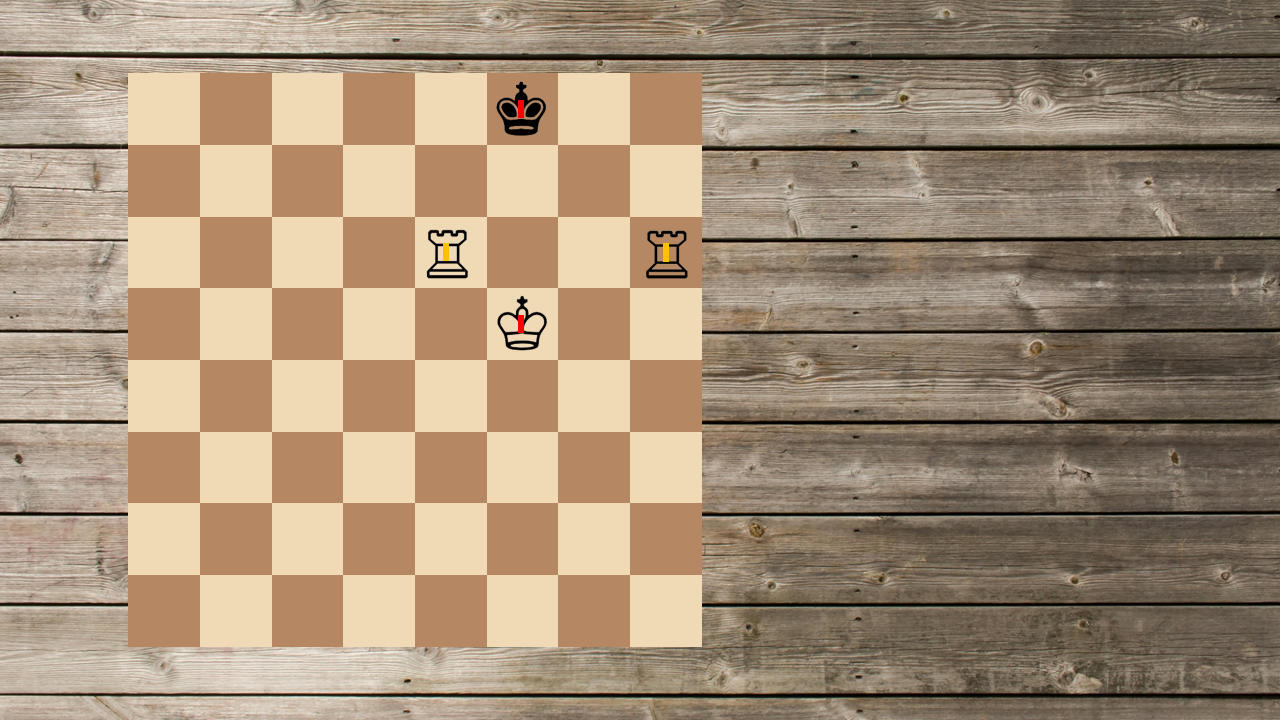
#> input picture pacote_simulado/pacote_simulado/imagens/exemplo5.png, 1280 x 720 px, found by its file name
$ python q2_test.py
#> lines starting #> are read from the running program, lines starting #| are printed output that depends on the picture; after the words box and inside, x2 and y2 are one past the last pixel; in counts of white or black regions, pixels touching at a corner belong together
import cv2
from math import *
import numpy as np

# Carregar a imagem
imagem_crua = cv2.imread('pacote_simulado/pacote_simulado/imagens/exemplo5.png')
#> imagem_crua is the input picture: shape (720, 1280, 3); mean B, G, R 119.5, 143, 163.8
imagem = imagem_crua.copy()
cv2.imshow('imagem crua', imagem)
cv2.waitKey()
cv2.destroyAllWindows()

# Converter a imagem para HSV
img_hsv = cv2.cvtColor(imagem, cv2.COLOR_BGR2HSV)
#> img_hsv: shape (720, 1280, 3); mean H, S, V 16.6, 72, 163.9

# Definir os limites da máscara (intervalo de cores em HSV)
menor = (13, 62, 181)
maior = (19, 116, 241)
mask = cv2.inRange(img_hsv, menor, maior)
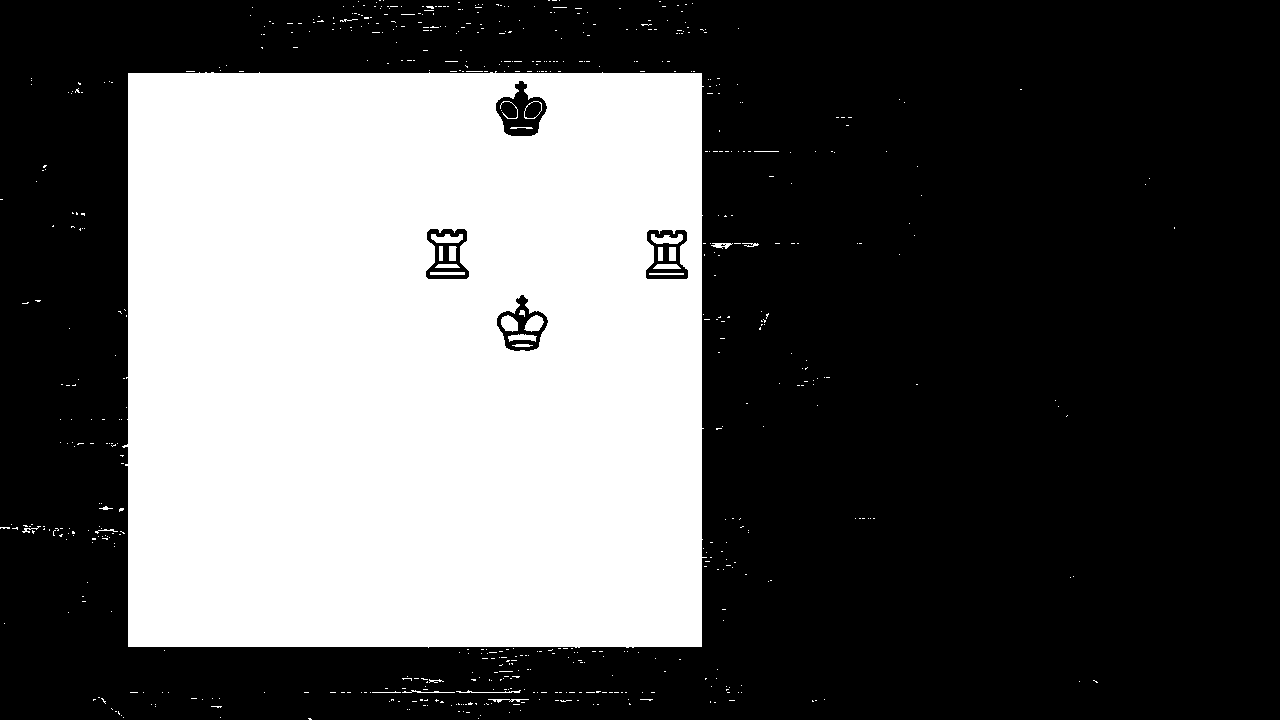
#> mask: shape (720, 1280); 35.5% white; 643 white regions (612 under 20 px), largest, box (x1, y1, x2, y2) and area: (122, 71, 707, 648) 322804, (524, 315, 544, 332) 226, (651, 234, 683, 244) 220

# Aplicar operações morfológicas para limpar a máscara
kernel = cv2.getStructuringElement(cv2.MORPH_RECT, (4, 4))
mask = cv2.morphologyEx(mask, cv2.MORPH_OPEN, kernel)
#> mask: shape (720, 1280); 35.2% white; 14 white regions, largest, box (x1, y1, x2, y2) and area: (129, 74, 703, 648) 322694, (652, 235, 684, 245) 219, (526, 317, 544, 332) 219
mask = cv2.morphologyEx(mask, cv2.MORPH_CLOSE, kernel)
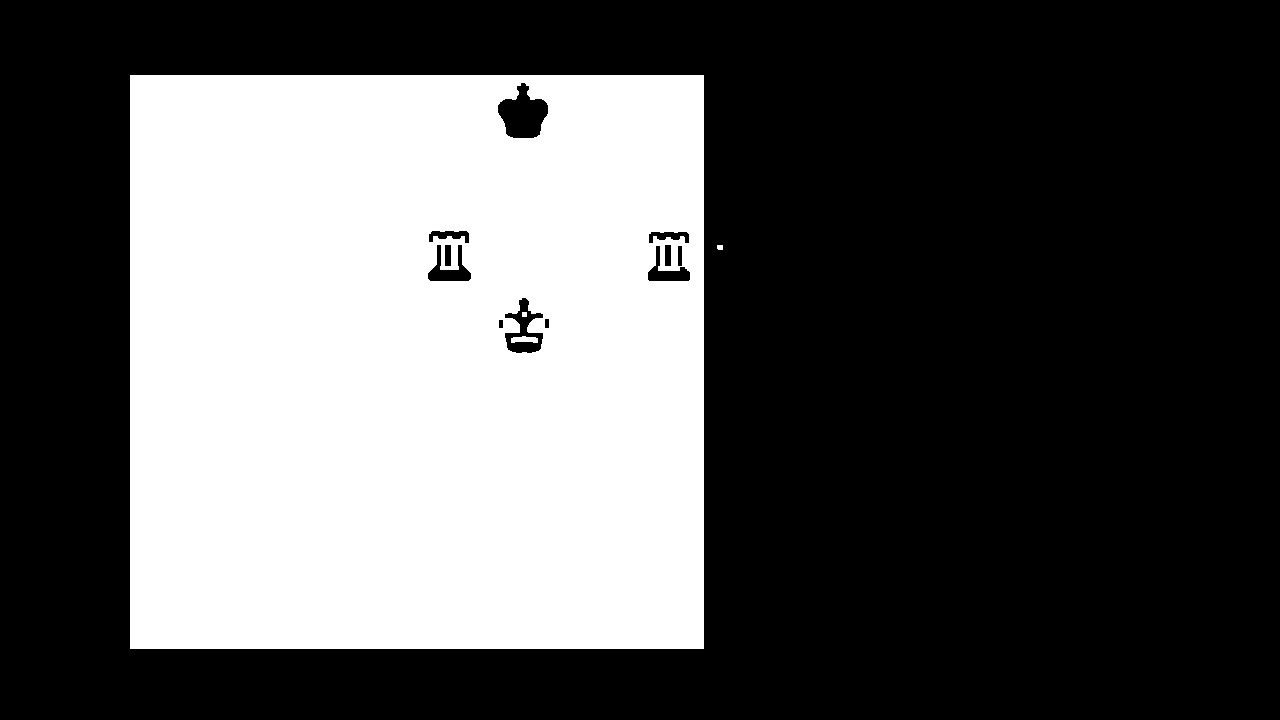
#> mask: shape (720, 1280); 35.2% white; 4 white regions

# Encontrar os contornos
contornos, _ = cv2.findContours(mask.copy(), cv2.RETR_TREE, cv2.CHAIN_APPROX_NONE)
#> contornos = 15 contours, 2 with area under 20; largest, box (x1, y1, x2, y2) and area: (130, 75, 704, 649) 328329, (497, 82, 549, 139) 1821, (504, 297, 544, 354) 1242, (427, 244, 472, 282) 769, (647, 245, 691, 282) 624

# Ordenar os contornos por área e pegar o maior (ou o primeiro de interesse)
contornos = sorted(contornos, key=cv2.contourArea, reverse=True)
contorno_deinteresse = contornos[0]  # Selecionar o maior contorno
#> contorno_deinteresse = contour of 2292 points, box (x1, y1, x2, y2) (130, 75, 704, 649), area 328329

# Desenhar o contorno de interesse na imagem original
cv2.drawContours(imagem, [contorno_deinteresse], -1, [255, 0, 0], 2)
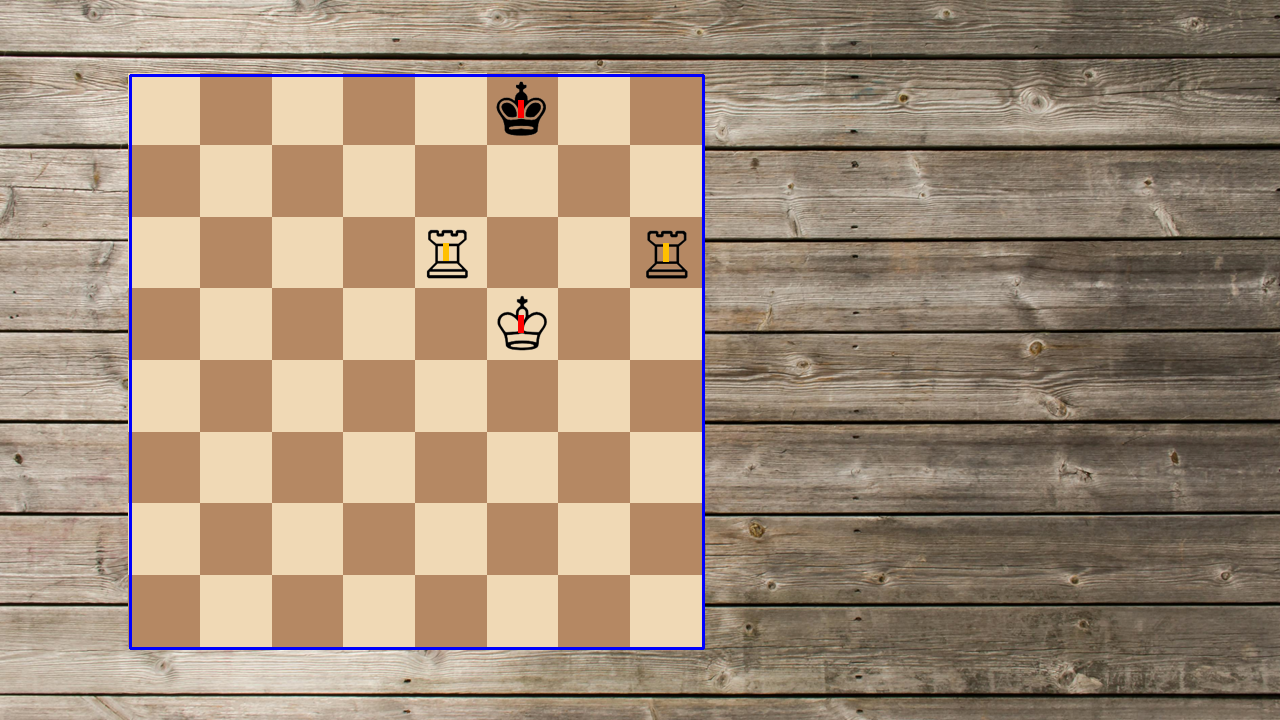
#> imagem: shape (720, 1280, 3); 0.75% of pixels changed, all inside (x1, y1, x2, y2) = (129, 74, 705, 650)
cv2.imshow('imagem tab', imagem)
cv2.waitKey()
cv2.destroyAllWindows()

# Obter as coordenadas do retângulo delimitador
x, y, w, h = cv2.boundingRect(contorno_deinteresse)
#> x = 130; y = 75; w = 574; h = 574

# Canto superior esquerdo
top_left = (x, y)
#> top_left = (130, 75)

# Canto inferior direito
bottom_right = (x + w, y + h)
#> bottom_right = (704, 649)

# Criar uma máscara preta do mesmo tamanho da imagem original
mask_preta = np.zeros_like(imagem)

# Desenhar um retângulo branco (parte que será mantida) na região do tabuleiro
cv2.rectangle(mask_preta, top_left, bottom_right, (255, 255, 255), -1)
#> mask_preta: shape (720, 1280, 3); 35.9% white; 1 white region, box (x1, y1, x2, y2) and area: (130, 75, 705, 650) 330625

# Aplicar a máscara invertida (manter o tabuleiro e pintar de preto o restante)
imagem_mascarada = cv2.bitwise_and(imagem, mask_preta)
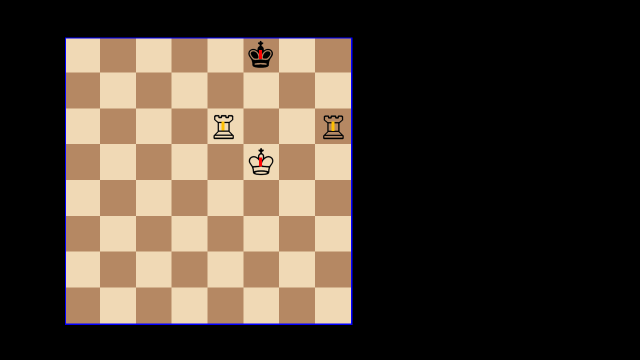
#> imagem_mascarada: shape (720, 1280, 3) (shown at 1/2 size); mean B, G, R 50.4, 61.6, 73.5

# Mostrar o resultado final
cv2.imshow('imagem mascarada', imagem_mascarada)
cv2.waitKey()
cv2.destroyAllWindows()

# Imprimir coordenadas dos cantos
print(f"Canto superior esquerdo: {top_left}")
#| Canto superior esquerdo: (130, 75)
print(f"Canto inferior direito: {bottom_right}")
#| Canto inferior direito: (704, 649)

tamanho_tabuleiro = int(bottom_right[0])-int(top_left[0])-2
#> tamanho_tabuleiro = 572

xi = int(top_left[0])
#> xi = 130
yi = int(top_left[1])
#> yi = 75

print(xi)
#| 130
print(yi)
#| 75

passo_casa = (tamanho_tabuleiro // 8)
#> passo_casa = 71

linha = []
tabela = []
preto = 0

# Definir os limites de cores para azul, amarelo e vermelho
# Azul: mais no canal B (Blue) e menos nos outros
limite_baixo_azul = np.array([220, 140, 0])
limite_alto_azul = np.array([255, 200, 10])

# Amarelo: mais no canal R e G, e menos no canal B
limite_baixo_amarelo = np.array([0, 190, 200])
limite_alto_amarelo = np.array([20, 230, 255])

# Vermelho: mais no canal R (Red) e menos nos outros
limite_baixo_vermelho = np.array([0, 0, 240])
limite_alto_vermelho = np.array([10, 15, 255])

for i in range(8):
    linha = []
    for j in range(8):
        roi = imagem_crua[yi+(i)*passo_casa:(yi+(i+1)*passo_casa),(xi+(j)*passo_casa):(xi+(j+1)*passo_casa)]
        roi_gray = cv2.cvtColor(roi,cv2.COLOR_BGR2GRAY)
        total_pixels = roi_gray.size
        pixels_pretos = np.count_nonzero(roi_gray == preto)
        percentual_pretos = (pixels_pretos/total_pixels)*100
        if percentual_pretos > 0:
            mascara_azul = cv2.inRange(roi, limite_baixo_azul, limite_alto_azul)
            mascara_amarelo = cv2.inRange(roi, limite_baixo_amarelo, limite_alto_amarelo)
            mascara_vermelho = cv2.inRange(roi, limite_baixo_vermelho, limite_alto_vermelho)
            if percentual_pretos > 10:
                if np.any(mascara_azul):
                    if np.any(mascara_amarelo):
                        print('bispo P')
                        linha.append('BB')

                    elif np.any(mascara_vermelho):
                        print('cavalo P')
                        linha.append('BC')
                    else:
                        print('dama P')
                        linha.append('BQ')
                elif np.any(mascara_amarelo):
                    print('torre P')
                    linha.append('BT')
                elif np.any(mascara_vermelho):
                    print('rei P')
                    linha.append('BK')
                else:
                    print('peao P')
                    linha.append('BP')
            if np.any(pixels_pretos) and percentual_pretos < 10:
                if np.any(mascara_azul):
                    if np.any(mascara_amarelo):
                        print('bispo B')
                        linha.append('WB')
                    elif np.any(mascara_vermelho):
                        print('cavalo B')
                        linha.append('WC')
                    else:
                        print('dama B')
                        linha.append('WQ')
                elif np.any(mascara_amarelo):
                    print('torre B')
                    linha.append('WT')
                elif np.any(mascara_vermelho):
                    print('rei B')
                    linha.append('WK')
                else:
                    print('peao B')
                    linha.append('WP')
            cv2.imshow('imagem mascarada', roi)
            cv2.waitKey()
            cv2.destroyAllWindows()
        else:
            print('vazio')
            linha.append('__')
    tabela.append(linha)
#> this loop made 8 passes
#> pass 1, `cv2.imshow('imagem mascarada', roi)`:
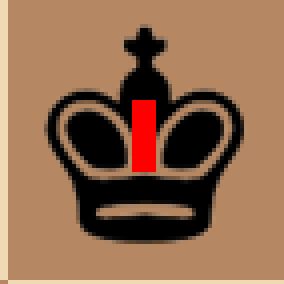
#> window 'imagem mascarada': shape (71, 71, 3) (shown 4 times larger); mean B, G, R 78.4, 105.8, 143.7
#> after the loop:
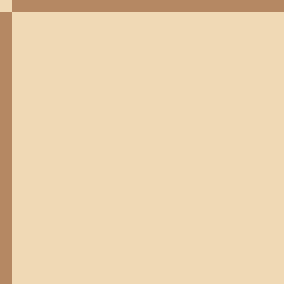
#> roi: shape (71, 71, 3) (shown 4 times larger); mean B, G, R 174.4, 210.4, 235.2
#> after the loop, tabela = 8 items

for i in range(8):
    print(tabela[i])

$ run again, with pacote_simulado/pacote_simulado/imagens/exemplo1.png copied over pacote_simulado/pacote_simulado/imagens/exemplo5.png
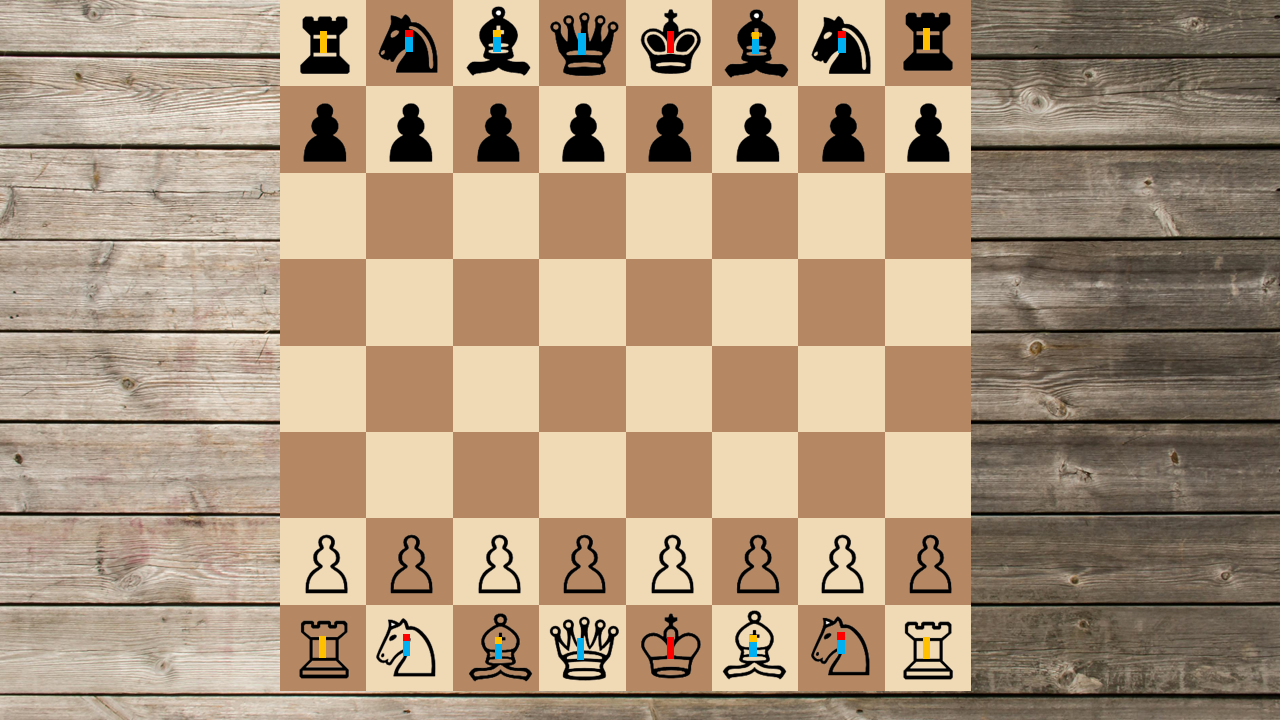
#> input picture pacote_simulado/pacote_simulado/imagens/exemplo1.png, 1280 x 720 px, found by its file name
#> imagem_crua is the input picture: shape (720, 1280, 3); mean B, G, R 123, 147.7, 170.3
#> img_hsv: shape (720, 1280, 3); mean H, S, V 15.9, 71.6, 170.7
#> `mask = cv2.morphologyEx(mask, cv2.MORPH_CLOSE, kernel)`:
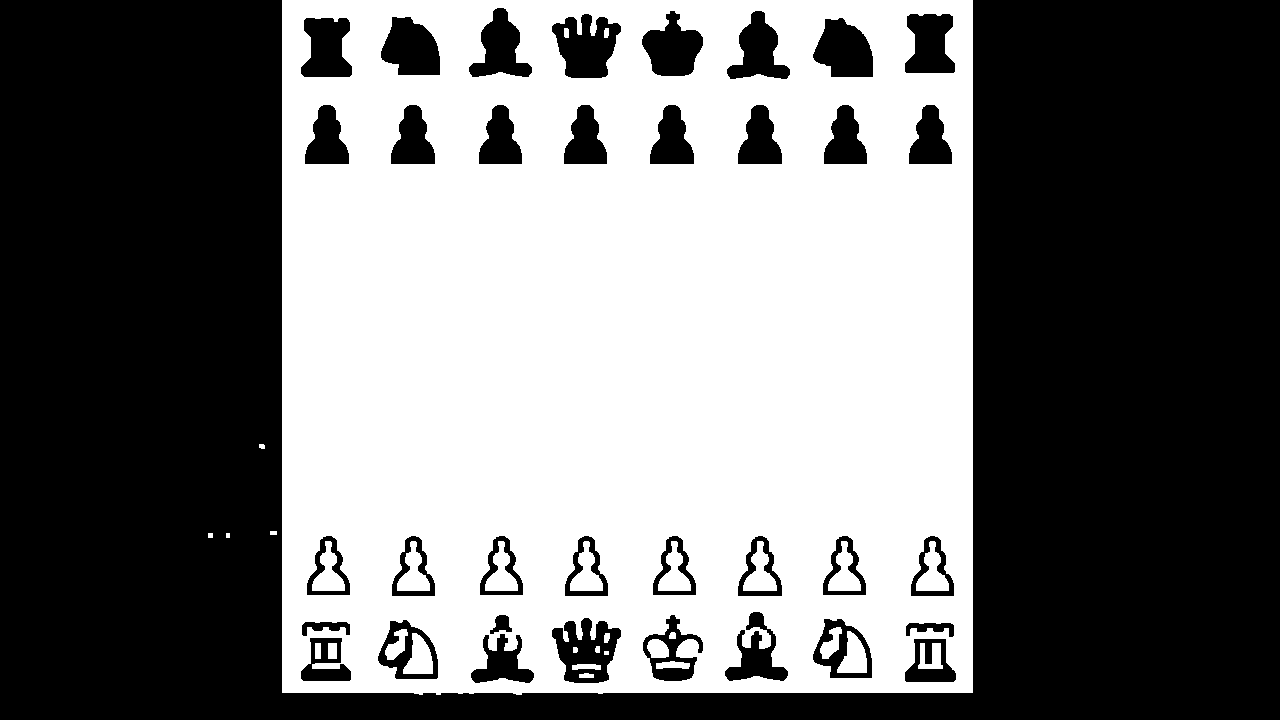
#> mask: shape (720, 1280); 46.1% white; 31 white regions
#> contornos = 66 contours, 6 with area under 20; largest, box (x1, y1, x2, y2) and area: (282, 0, 973, 695) 477531, (551, 617, 622, 684) 3139, (551, 13, 622, 79) 3120, (812, 17, 874, 78) 2670, (377, 619, 439, 680) 2664
#> contorno_deinteresse = contour of 2768 points, box (x1, y1, x2, y2) (282, 0, 973, 695), area 477531
#> imagem: shape (720, 1280, 3); 0.83% of pixels changed, all inside (x1, y1, x2, y2) = (281, 0, 974, 696)
#> x = 282; y = 0; w = 691; h = 695
#> top_left = (282, 0)
#> bottom_right = (973, 695)
#> mask_preta: shape (720, 1280, 3); 52.3% white; 1 black region, box (x1, y1, x2, y2) and area: (0, 0, 1280, 720) 439968
#| Canto superior esquerdo: (282, 0)
#| Canto inferior direito: (973, 695)
#> tamanho_tabuleiro = 689
#> xi = 282
#> yi = 0
#| 282
#| 0
#> passo_casa = 86
#> after the loop `for i in range(8):`:
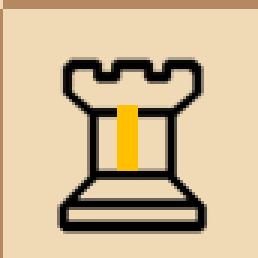
#> roi: shape (86, 86, 3) (shown 3 times larger); mean B, G, R 150.2, 184.6, 206.3
#> after the loop `for i in range(8):`: tabela = 8 items
#> the loop `for i in range(8):` made 8 passes
#| ['BT', 'BC', 'BB', 'BQ', 'BK', 'BB', 'BC', 'BT']
#| ['BP', 'BP', 'BP', 'BP', 'BP', 'BP', 'BP', 'BP']
#| ['__', '__', '__', '__', '__', '__', '__', '__']
#| ['__', '__', '__', '__', '__', '__', '__', '__']
#| ['__', '__', '__', '__', '__', '__', '__', '__']
#> (further printed lines are left out)
